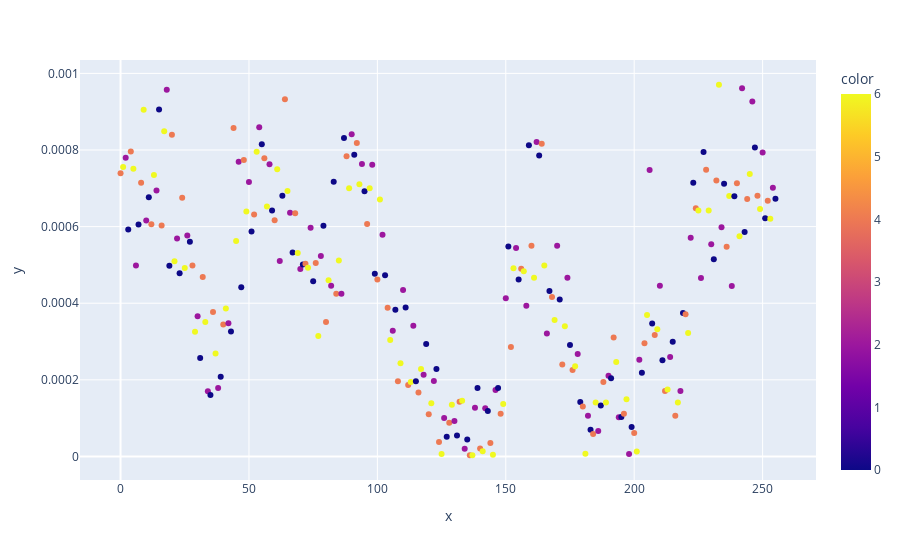

The cell this chart's notebook holds for it:
### Code cell
px.scatter(y = np.abs(df['XY_power_imbalance_E']), color = 2 * (df['P'] + 1) + 1 + df['R'])

### Figure 1 — Plotly figure (JSON) as saved in the notebook; plotly's stock layout.template omitted (floating-point values rounded to 4 significant figures; data arrays with more than 128 entries replaced by an {"elided": "..."} marker saying what was removed)
{"data": [{"hovertemplate": "x=%{x}<br>y=%{y}<br>color=%{marker.color}<extra></extra>", "legendgroup": "", "marker": {"color": {"elided": "256 int values"}, "coloraxis": "coloraxis", "symbol": "circle"}, "mode": "markers", "name": "", "orientation": "v", "showlegend": false, "type": "scatter", "x": {"elided": "256 int values"}, "xaxis": "x", "y": {"elided": "256 float values"}, "yaxis": "y"}], "layout": {"coloraxis": {"colorbar": {"title": {"text": "color"}}, "colorscale": [[0, "#0d0887"], [0.1111, "#46039f"], [0.2222, "#7201a8"], [0.3333, "#9c179e"], [0.4444, "#bd3786"], [0.5556, "#d8576b"], [0.6667, "#ed7953"], [0.7778, "#fb9f3a"], [0.8889, "#fdca26"], [1, "#f0f921"]]}, "legend": {"tracegroupgap": 0}, "margin": {"t": 60}, "xaxis": {"anchor": "y", "domain": [0, 1], "title": {"text": "x"}}, "yaxis": {"anchor": "x", "domain": [0, 1], "title": {"text": "y"}}}}
